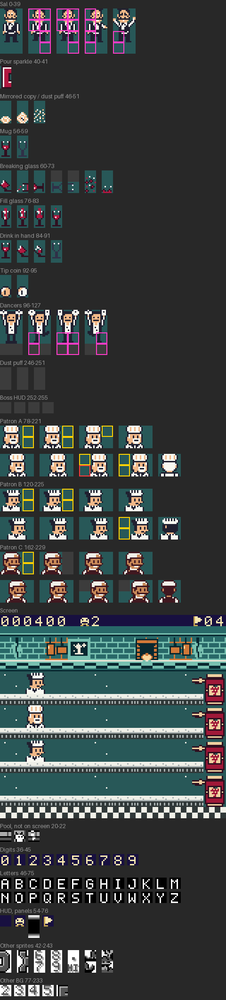
#> input picture tools/artifacts/palette_plan/img/tiles_chefs_cgb_sorted.png, 226 x 1000 px, shrunk from 480 x 2124 before the run, given in place of world_c.png, which was not available
$ python diff_snap.py ../../../../tools/artifacts/palette_plan/img/tiles_chefs_cgb_sorted.png ../../../../tools/artifacts/palette_plan/img/tiles_chefs_dmg0.png
#> lines starting #> are read from the running program, lines starting #| are printed output that depends on the picture
"""python3 -I diff_snap.py TAG_A TAG_B  : cells that differ between two variant snapshots (out/owner1108/snap_*), per data set, as a list of cell boxes (read-only)."""
import sys
from pathlib import Path

from PIL import Image

OUT = Path(__file__).resolve().parents[4] / "out" / "owner1108"
a, b = sys.argv[1], sys.argv[2]
for f in ("world_c.png", "world_d.png"):
    ia = Image.open(OUT / f"snap_{a}" / f).convert("L")
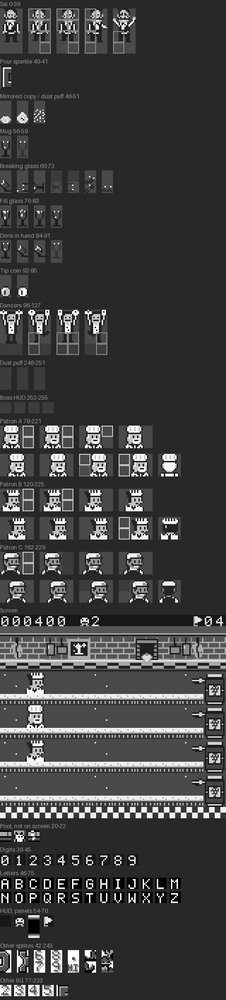
#> ia: PIL image 226x1000 L; min 0, max 255, mean 64.2
    ib = Image.open(OUT / f"snap_{b}" / f).convert("L")
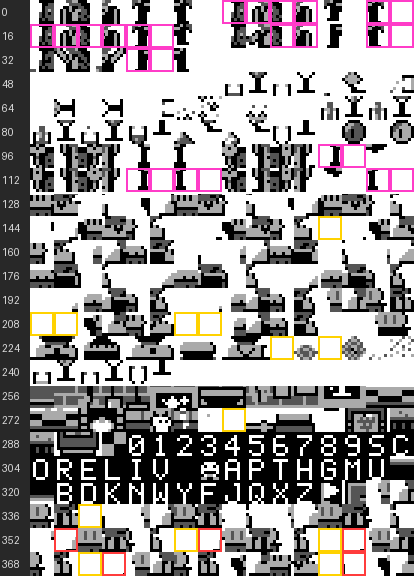
#> input picture tools/artifacts/palette_plan/img/tiles_chefs_dmg0.png, 414 x 576 px, given in place of world_c.png, which was not available
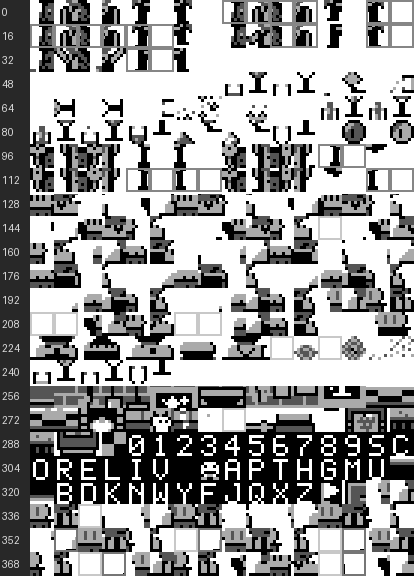
#> ib: PIL image 414x576 L; min 0, max 255, mean 154.7
    da, db = ia.load(), ib.load()
    cells = set()
    for y in range(ia.height):
        for x in range(ia.width):
#> (the run stopped early here; a loop or call above may not have finished)
